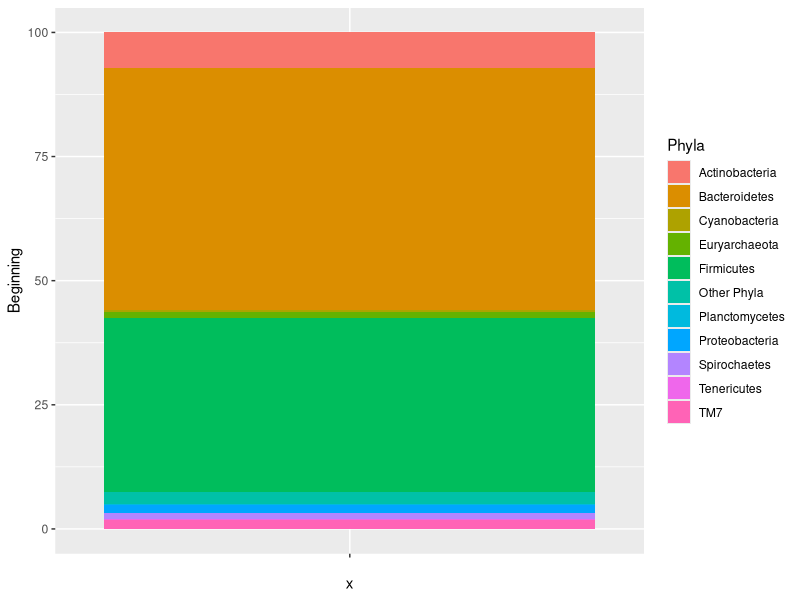
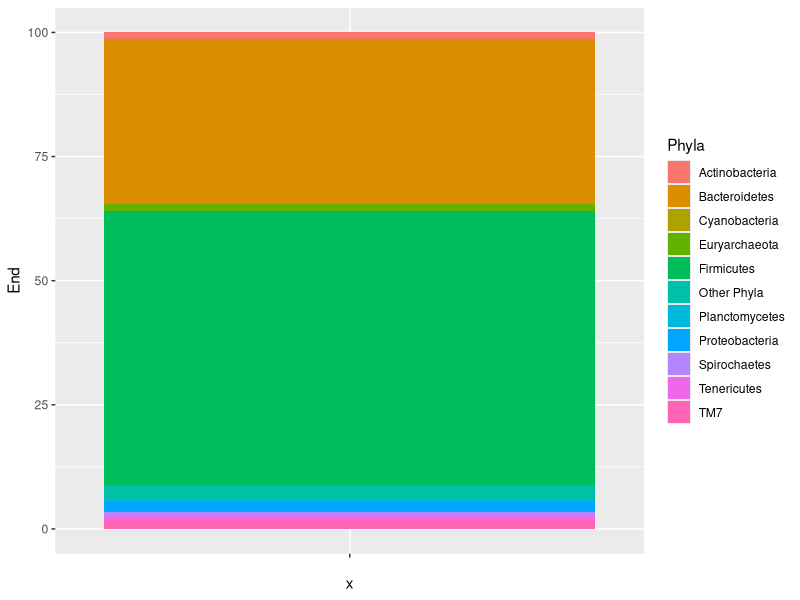

Here is the R script that generated these plots, in order:
###############################
# processing script
#
#this script loads the raw data, processes and cleans it 
#and saves it as Rds file in the processed_data folder

#load needed packages. make sure they are installed.
library(readxl)
library(ggplot2)
library(dplyr)

#Load data, path is relative to project directory. Select a file and read the data into a data frame.

setwd("~/Desktop/epid8060fall2019/MiaCarmichael-Project")
library(readxl)
rawdata <- read_excel("code/Abundant_Phyla_MADA.xlsx")


                                         
#take a look at the data
head(rawdata)
dplyr::glimpse(rawdata)

#Rename the columes, so when creating a graph things can be plotted easier
names(rawdata)[1:4]<-c("Phyla", "Beginning", "End", "P")

#Check name of columns to see what data looks like.
names(rawdata)

#An initial plot is created showing the composition of phyla at the beginning of the feedlot period in High RFI/low efficiency steers. Save plot to a file. 
ggplot(rawdata,aes(x="", y=Beginning, fill=Phyla))+ geom_bar(width = 1, stat = "identity")



#A second plot is created showing the composition of phyla at the end of the feedlot period in High RFI/low efficiency steers.Save the plot to a file.
ggplot(rawdata,aes(x="", y=End, fill=Phyla))+ geom_bar(width = 1, stat = "identity")






